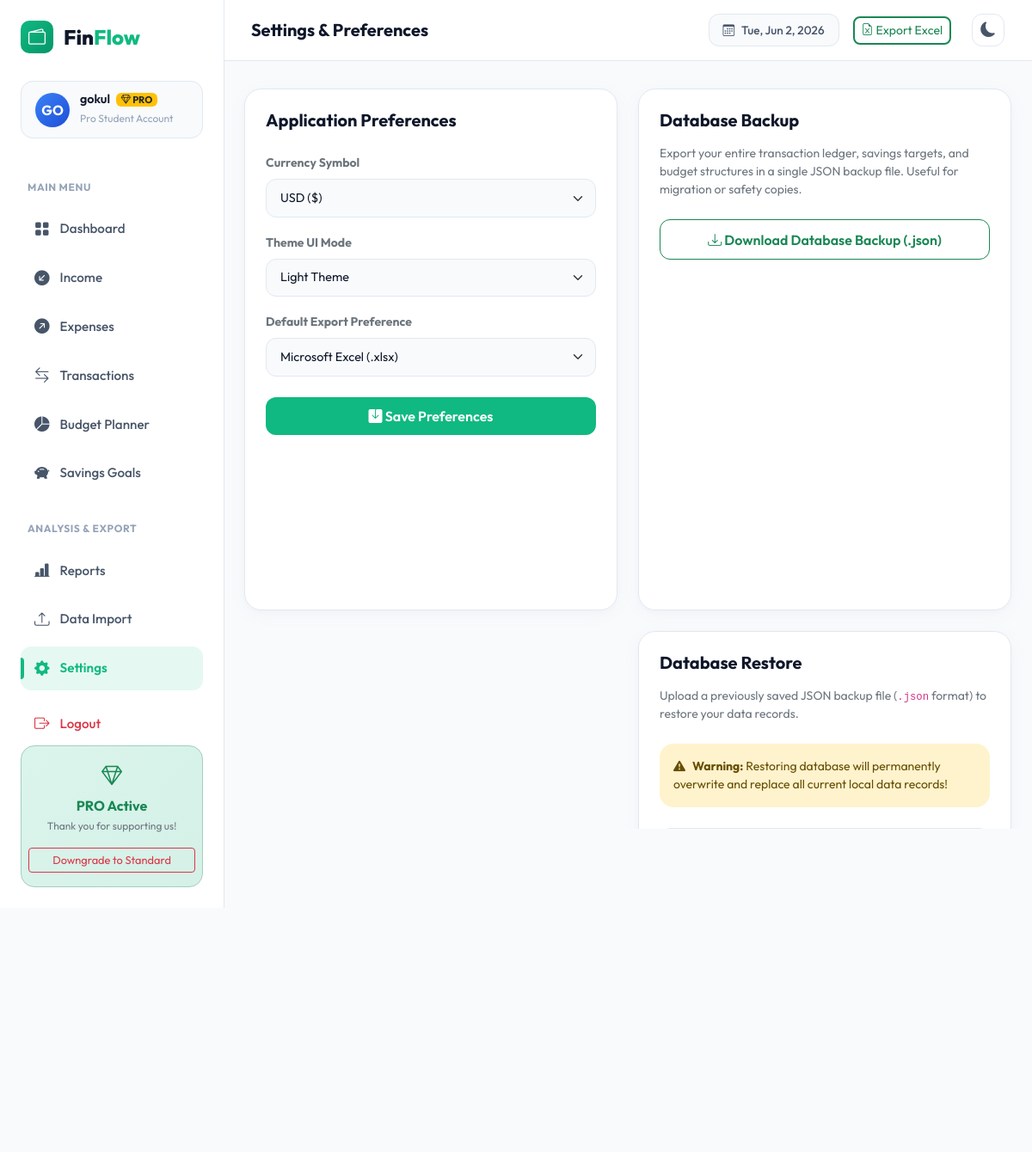
Screenshot of /settings (signed in) with the database file from the repository.
### database/models.py (models this page shows, shortened)
class User(db.Model):
    __tablename__ = 'user'
    id = db.Column(db.Integer, primary_key=True)
    username = db.Column(db.String(100), unique=True, nullable=False)
    email = db.Column(db.String(120), unique=True, nullable=False)
    password_hash = db.Column(db.String(256), nullable=False)
    incomes = db.relationship('Income', backref='user', lazy=True, cascade="all, delete-orphan")
    expenses = db.relationship('Expense', backref='user', lazy=True, cascade="all, delete-orphan")
    budgets = db.relationship('Budget', backref='user', lazy=True, cascade="all, delete-orphan")
    savings_goals = db.relationship('SavingsGoal', backref='user', lazy=True, cascade="all, delete-orphan")
    settings = db.relationship('Settings', backref='user', uselist=False, lazy=True, cascade="all, delete-orphan")

class Settings(db.Model):
    __tablename__ = 'settings'
    id = db.Column(db.Integer, primary_key=True)
    user_id = db.Column(db.Integer, db.ForeignKey('user.id'), nullable=False)
    currency = db.Column(db.String(10), nullable=False, default='USD')
    theme = db.Column(db.String(10), nullable=False, default='light')
    export_preference = db.Column(db.String(20), nullable=False, default='excel')
    is_premium = db.Column(db.Boolean, default=False, nullable=False)

### routes/dashboard.py (the view, shortened to what this page needs)
@dashboard_bp.route('/settings', methods=['GET', 'POST'])
def view_settings():
    settings = get_current_settings()
    user_id = session['user_id']
    return render_template('settings.html', settings=settings)

### routes/auth.py (called while the page is built)
@auth_bp.before_app_request
def require_login():
    allowed_endpoints = ['auth.login', 'auth.register', 'static']
    if request.endpoint and request.endpoint not in allowed_endpoints:
        if 'user_id' not in session:
            session['next_url'] = request.url
            return redirect(url_for('auth.login'))

@auth_bp.app_context_processor
def inject_user_and_settings():
    from datetime import date
    user_id = session.get('user_id')
    user_context = dict(current_user=None, settings=None, date=date, round=round)
    if user_id:
        user = User.query.get(user_id)
        if user:
            settings = Settings.query.filter_by(user_id=user.id).first()
            if not settings:
                settings = Settings(currency='USD', theme='light', export_preference='excel', user_id=user.id)
                db.session.add(settings)
                db.session.commit()
            user_context.update(current_user=user, settings=settings)
    return user_context

### routes/dashboard.py (called while the page is built)
def get_current_settings():
    user_id = session.get('user_id')
    settings = Settings.query.filter_by(user_id=user_id).first()
    if not settings:
        settings = Settings(currency='USD', theme='light', export_preference='excel', user_id=user_id)
        db.session.add(settings)
        db.session.commit()
    return settings

### templates/settings.html (shortened to what this page needs)
{% extends 'base.html' %}
{% block page_title %}Settings & Preferences{% endblock %}
{% block content %}
<div class="row g-4 animate-fade-in">
    <div class="col-lg-6">
        <div class="stat-card">
            <h5 class="fw-bold mb-4">Application Preferences</h5>
            <form action="{{ url_for('dashboard.view_settings') }}" method="POST">
                <div class="mb-3">
                    <label for="currency" class="form-label small fw-bold text-secondary">Currency Symbol</label>
                    <select name="currency" id="currency" class="form-select">
                        <option value="USD" {% if settings.currency == 'USD' or settings.currency == '$' %}selected{% endif %}>USD ($)</option>
                    </select>
                </div>
                <div class="mb-3">
                    <label for="theme" class="form-label small fw-bold text-secondary">Theme UI Mode</label>
                    <select name="theme" id="theme" class="form-select">
                        <option value="light" {% if settings.theme == 'light' %}selected{% endif %}>Light Theme</option>
                    </select>
                </div>
                <div class="mb-4">
                    <label for="export_preference" class="form-label small fw-bold text-secondary">Default Export Preference</label>
                    <select name="export_preference" id="export_preference" class="form-select">
                        <option value="excel" {% if settings.export_preference == 'excel' %}selected{% endif %}>Microsoft Excel (.xlsx)</option>
                    </select>
                </div>
                <button type="submit" class="btn btn-primary-custom w-100">
                    <i class="bi bi-save-fill"></i> Save Preferences
                </button>
            </form>
        </div>
    </div>
    <div class="col-lg-6">
        <div class="stat-card mb-4">
            <h5 class="fw-bold mb-3">Database Backup</h5>
            <p class="text-secondary small mb-4">
                Export your entire transaction ledger, savings targets, and budget structures in a single JSON backup file. Useful for migration or safety copies.
            </p>
            <form action="{{ url_for('dashboard.view_settings') }}" method="POST">
                <button type="submit" class="btn btn-outline-custom w-100 text-success border-success">
                    <i class="bi bi-download"></i> Download Database Backup (.json)
                </button>
            </form>
        </div>
        <div class="stat-card">
            <h5 class="fw-bold mb-3">Database Restore</h5>
            <p class="text-secondary small mb-4">
                Upload a previously saved JSON backup file (<code>.json</code> format) to restore your data records.
            </p>
            <div class="alert alert-warning border-0 rounded-4 small p-3 mb-4">
                <i class="bi bi-exclamation-triangle-fill me-2"></i><strong>Warning:</strong> Restoring database will permanently overwrite and replace all current local data records!
            </div>
            <form action="{{ url_for('dashboard.view_settings') }}" method="POST" enctype="multipart/form-data">
                <div class="mb-4">
                    <input type="file" name="backup_file" id="backup_file" class="form-control" accept=".json" required>
                </div>
                <button type="submit" class="btn btn-danger bg-danger border-0 w-100 text-white fw-bold" onclick="return confirm('Are you sure you want to restore? This will overwrite the current database.');">
                    <i class="bi bi-cloud-upload-fill"></i> Upload and Restore Database
                </button>
            </form>
        </div>
    </div>
</div>
{% endblock %}

### templates/base.html (shortened to what this page needs)
<!DOCTYPE html>
<html lang="en" data-theme="{{ settings.theme if settings else 'light' }}">
<head>
    <link href="https://cdn.jsdelivr.net/npm/bootstrap@5.3.3/dist/css/bootstrap.min.css" rel="stylesheet">
    <link href="https://cdn.jsdelivr.net/npm/bootstrap-icons@1.11.3/font/bootstrap-icons.min.css" rel="stylesheet">
    <link rel="stylesheet" href="{{ url_for('static', filename='css/styles.css') }}">
</head>
<body>
    <div class="app-container">
        <aside class="sidebar">
            <div class="sidebar-header">
                <div class="logo-area">
                    <span class="logo-icon"><i class="bi bi-wallet2"></i></span>
                    <span class="logo-text">Fin<span>Flow</span></span>
                </div>
            </div>
            {% if current_user %}
            <div class="profile-card">
                <div class="profile-avatar">
                    <span class="avatar-placeholder {% if settings and settings.is_premium %}avatar-pro{% endif %}">{{ current_user.username[:2].upper() }}</span>
                </div>
                <div class="profile-info">
                    <h6 class="profile-name">
                        {{ current_user.username }}
                        {% if settings and settings.is_premium %}
                            <span class="badge bg-warning text-dark fs-8 ms-1 fw-bold" style="padding: 2px 6px; font-size: 0.7rem;"><i class="bi bi-gem"></i> PRO</span>
                        {% endif %}
                    </h6>
                    <span class="profile-role">{% if settings and settings.is_premium %}Pro Student Account{% else %}Student Account{% endif %}</span>
                </div>
            </div>
            {% endif %}
            <nav class="sidebar-nav">
                <div class="nav-section-title">Main Menu</div>
                <a href="{{ url_for('dashboard.home') }}" class="nav-item {% if request.path == '/' %}active{% endif %}">
                    <i class="bi bi-grid-fill"></i>
                    <span>Dashboard</span>
                </a>
                <a href="{{ url_for('income.list_income') }}" class="nav-item {% if '/income' in request.path %}active{% endif %}">
                    <i class="bi bi-arrow-down-left-circle-fill"></i>
                    <span>Income</span>
                </a>
                <a href="{{ url_for('expense.list_expense') }}" class="nav-item {% if '/expense' in request.path %}active{% endif %}">
                    <i class="bi bi-arrow-up-right-circle-fill"></i>
                    <span>Expenses</span>
                </a>
                <a href="{{ url_for('dashboard.list_transactions') }}" class="nav-item {% if '/transactions' in request.path %}active{% endif %}">
                    <i class="bi bi-arrow-left-right"></i>
                    <span>Transactions</span>
                </a>
                <a href="{{ url_for('budget.list_budget') }}" class="nav-item {% if '/budget' in request.path %}active{% endif %}">
                    <i class="bi bi-pie-chart-fill"></i>
                    <span>Budget Planner</span>
                </a>
                <a href="{{ url_for('savings.list_savings') }}" class="nav-item {% if '/savings' in request.path %}active{% endif %}">
                    <i class="bi bi-piggy-bank-fill"></i>
                    <span>Savings Goals</span>
                </a>
                <div class="nav-section-title mt-4">Analysis & Export</div>
                <a href="{{ url_for('reports.view_reports') }}" class="nav-item {% if '/reports' in request.path %}active{% endif %}">
                    <i class="bi bi-bar-chart-line-fill"></i>
                    <span>Reports</span>
                </a>
                <a href="{{ url_for('export.import_data') }}" class="nav-item {% if '/import' in request.path %}active{% endif %}">
                    <i class="bi bi-upload"></i>
                    <span>Data Import</span>
                </a>
                <a href="{{ url_for('dashboard.view_settings') }}" class="nav-item {% if '/settings' in request.path %}active{% endif %}">
                    <i class="bi bi-gear-fill"></i>
                    <span>Settings</span>
                </a>
                <a href="{{ url_for('auth.logout') }}" class="nav-item text-danger mt-2">
                    <i class="bi bi-box-arrow-right text-danger"></i>
                    <span>Logout</span>
                </a>
            </nav>
            {% if not settings or not settings.is_premium %}
            <div class="sidebar-promo">
                <i class="bi bi-gem promo-icon"></i>
                <h5>Go Pro</h5>
                <p>Unlock detailed multi-currency sheets & custom data charts.</p>
                <button type="button" class="btn btn-promo btn-sm w-100" data-bs-toggle="modal" data-bs-target="#upgradeModal">Upgrade Plan <i class="bi bi-arrow-right"></i></button>
            </div>
            {% else %}
            <div class="sidebar-promo border border-success-subtle text-center text-success py-3 px-2 rounded-4" style="background-color: rgba(16, 185, 129, 0.1);">
                <i class="bi bi-gem fs-4 text-success mb-2 d-block"></i>
                <h6 class="fw-bold mb-1 text-success">PRO Active</h6>
                <p class="text-secondary small mb-3">Thank you for supporting us!</p>
                <form action="{{ url_for('dashboard.upgrade_pro') }}" method="POST" class="m-0">
                    <button type="submit" class="btn btn-outline-danger btn-sm w-100 py-1" style="font-size: 0.8rem;">Downgrade to Standard</button>
                </form>
            </div>
            {% endif %}
        </aside>
        <main class="main-content">
            <header class="top-header">
                <div class="header-search">
                    <h5 class="m-0 page-title">{% block page_title %}Dashboard Overview{% endblock %}</h5>
                </div>
                <div class="header-actions">
                    <div class="date-badge d-none d-md-flex">
                        <i class="bi bi-calendar3"></i>
                        <span id="header-date">May 31, 2026</span>
                    </div>
                    <a href="{{ url_for('export.export_excel') }}" class="btn btn-sm btn-outline-success border-2 rounded-3 me-2">
                        <i class="bi bi-file-earmark-excel"></i> Export Excel
                    </a>
                    <form action="{{ url_for('dashboard.view_settings') }}" method="POST" id="theme-toggle-form" class="m-0">
                        <button type="submit" class="theme-toggle-btn" title="Toggle Light/Dark Mode">
                            {% if settings and settings.theme == 'dark' %}
                                <i class="bi bi-sun-fill"></i>
                            {% else %}
                                <i class="bi bi-moon-fill"></i>
                            {% endif %}
                        </button>
                    </form>
                </div>
            </header>
            <div class="content-body container-fluid px-4 py-3">
                {% block content %}{% endblock %}
            </div>
        </main>
    </div>
</body>
</html>

### rows the page displays
User: username "GO", username "gokul"
Settings: currency "USD ($)", theme "Light Theme", export_preference "Microsoft Excel (.xlsx)"
